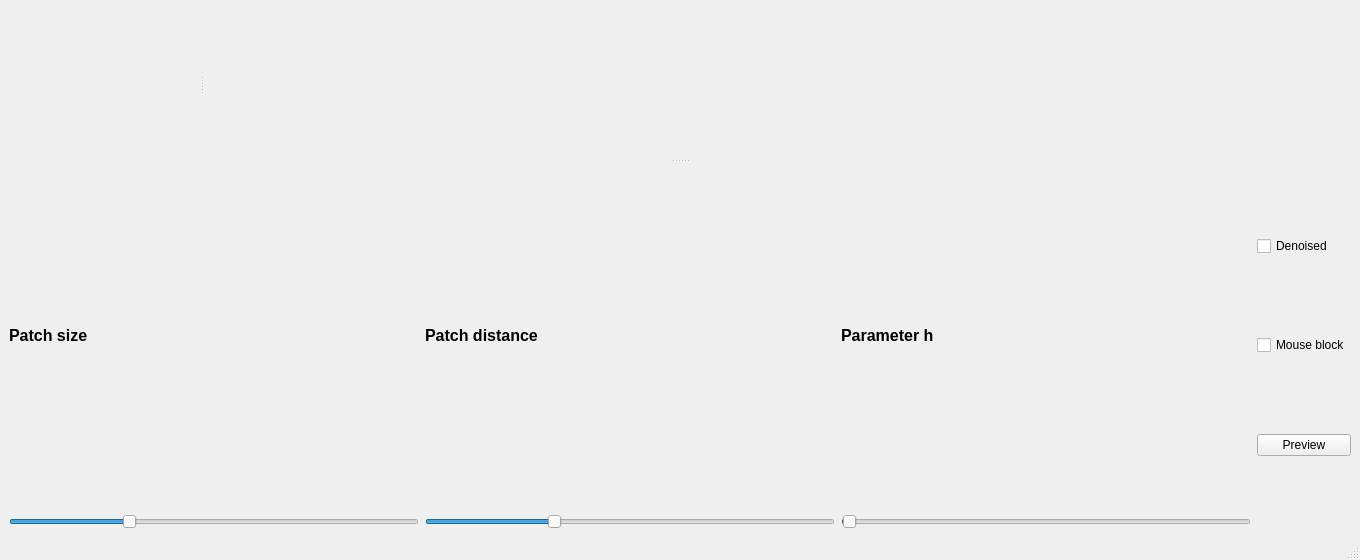
<?xml version="1.0" encoding="UTF-8"?>
<ui version="4.0">
 <class>MainWindow</class>
 <widget class="QMainWindow" name="MainWindow">
  <property name="geometry">
   <rect>
    <x>0</x>
    <y>0</y>
    <width>1360</width>
    <height>560</height>
   </rect>
  </property>
  <property name="windowTitle">
   <string>MainWindow</string>
  </property>
  <widget class="QWidget" name="centralwidget">
   <layout class="QVBoxLayout" name="verticalLayout">
    <item>
     <widget class="QSplitter" name="splitter_2">
      <property name="orientation">
       <enum>Qt::Vertical</enum>
      </property>
      <widget class="QSplitter" name="splitter">
       <property name="orientation">
        <enum>Qt::Horizontal</enum>
       </property>
       <widget class="ImageView" name="expSeries" native="true"/>
       <widget class="PlotWidget" name="profiles" native="true">
        <property name="minimumSize">
         <size>
          <width>600</width>
          <height>150</height>
         </size>
        </property>
       </widget>
      </widget>
      <widget class="QWidget" name="horizontalLayoutWidget_2">
       <layout class="QHBoxLayout" name="horizontalLayout_2">
        <item>
         <layout class="QVBoxLayout" name="verticalLayout_2">
          <item>
           <widget class="QLabel" name="label_size">
            <property name="font">
             <font>
              <pointsize>12</pointsize>
              <weight>75</weight>
              <bold>true</bold>
             </font>
            </property>
            <property name="text">
             <string>Patch size</string>
            </property>
           </widget>
          </item>
          <item>
           <widget class="QSlider" name="slider_size">
            <property name="minimum">
             <number>1</number>
            </property>
            <property name="maximum">
             <number>15</number>
            </property>
            <property name="pageStep">
             <number>2</number>
            </property>
            <property name="value">
             <number>5</number>
            </property>
            <property name="orientation">
             <enum>Qt::Horizontal</enum>
            </property>
           </widget>
          </item>
         </layout>
        </item>
        <item>
         <layout class="QVBoxLayout" name="verticalLayout_3">
          <item>
           <widget class="QLabel" name="label_distance">
            <property name="font">
             <font>
              <pointsize>12</pointsize>
              <weight>75</weight>
              <bold>true</bold>
             </font>
            </property>
            <property name="text">
             <string>Patch distance</string>
            </property>
           </widget>
          </item>
          <item>
           <widget class="QSlider" name="slider_distance">
            <property name="minimum">
             <number>2</number>
            </property>
            <property name="maximum">
             <number>15</number>
            </property>
            <property name="pageStep">
             <number>2</number>
            </property>
            <property name="value">
             <number>6</number>
            </property>
            <property name="orientation">
             <enum>Qt::Horizontal</enum>
            </property>
           </widget>
          </item>
         </layout>
        </item>
        <item>
         <layout class="QVBoxLayout" name="verticalLayout_4">
          <item>
           <widget class="QLabel" name="label_h">
            <property name="font">
             <font>
              <pointsize>12</pointsize>
              <weight>75</weight>
              <bold>true</bold>
             </font>
            </property>
            <property name="text">
             <string>Parameter h</string>
            </property>
            <property name="textFormat">
             <enum>Qt::PlainText</enum>
            </property>
           </widget>
          </item>
          <item>
           <widget class="QSlider" name="slider_h">
            <property name="minimum">
             <number>1</number>
            </property>
            <property name="maximum">
             <number>5000</number>
            </property>
            <property name="singleStep">
             <number>10</number>
            </property>
            <property name="pageStep">
             <number>500</number>
            </property>
            <property name="value">
             <number>10</number>
            </property>
            <property name="orientation">
             <enum>Qt::Horizontal</enum>
            </property>
           </widget>
          </item>
         </layout>
        </item>
        <item>
         <layout class="QVBoxLayout" name="verticalLayout_5">
          <item>
           <widget class="QCheckBox" name="denoised">
            <property name="text">
             <string>Denoised</string>
            </property>
           </widget>
          </item>
          <item>
           <widget class="QCheckBox" name="mouseLock">
            <property name="text">
             <string>Mouse block</string>
            </property>
           </widget>
          </item>
          <item>
           <widget class="QPushButton" name="preview">
            <property name="text">
             <string>Preview</string>
            </property>
           </widget>
          </item>
         </layout>
        </item>
       </layout>
      </widget>
     </widget>
    </item>
   </layout>
  </widget>
  <widget class="QMenuBar" name="menubar">
   <property name="geometry">
    <rect>
     <x>0</x>
     <y>0</y>
     <width>1360</width>
     <height>21</height>
    </rect>
   </property>
  </widget>
  <widget class="QStatusBar" name="statusbar"/>
 </widget>
 <customwidgets>
  <customwidget>
   <class>ImageView</class>
   <extends>QWidget</extends>
   <header>pyqtgraph</header>
   <container>1</container>
  </customwidget>
  <customwidget>
   <class>PlotWidget</class>
   <extends>QWidget</extends>
   <header>pyqtgraph</header>
   <container>1</container>
  </customwidget>
 </customwidgets>
 <resources/>
 <connections/>
</ui>
